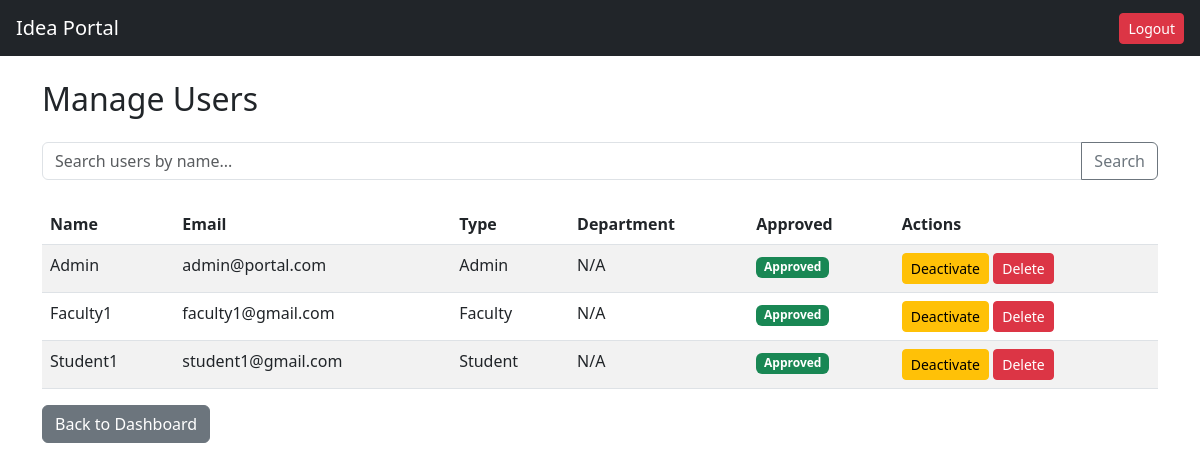
Screenshot of /admin/users (signed in) with the database file from the repository.
### database/models.py (models this page shows, shortened)
class Person(db.Model):
    __tablename__ = 'person'
    person_id = db.Column(db.Integer, primary_key=True)
    name = db.Column(db.String(100), nullable=False)
    email = db.Column(db.String(100), unique=True, nullable=False)
    password = db.Column(db.String(200), nullable=False)
    type = db.Column(db.String(20), nullable=False)  # Student / Faculty / Admin
    department = db.Column(db.String(100))
    is_approved = db.Column(db.Boolean, default=False)
    skills = db.Column(db.Text)  # Comma-separated skills
    resume_url = db.Column(db.String(255))  # URL to uploaded resume
    bio = db.Column(db.Text)  # Short bio/profile description
    phone = db.Column(db.String(20))  # Contact phone number

### admin/routes.py (the view)
@admin_bp.route('/users')
@login_required
@role_required('Admin')
def view_users():
    users = Person.query.all()
    return render_template('admin/users.html', users=users)

### templates/admin/users.html
{% extends 'base.html' %}
{% block content %}
<h2 class="mb-4">Manage Users</h2>
<form method="GET" action="/admin/search" class="mb-4">
    <div class="input-group">
        <input type="text" name="q" class="form-control" placeholder="Search users by name...">
        <button class="btn btn-outline-secondary" type="submit">Search</button>
    </div>
</form>
<table class="table table-striped">
    <thead>
        <tr>
            <th>Name</th>
            <th>Email</th>
            <th>Type</th>
            <th>Department</th>
            <th>Approved</th>
            <th>Actions</th>
        </tr>
    </thead>
    <tbody>
        {% for user in users %}
        <tr>
            <td>{{ user.name }}</td>
            <td>{{ user.email }}</td>
            <td>{{ user.type }}</td>
            <td>{{ user.department or 'N/A' }}</td>
            <td>
                {% if user.is_approved %}
                    <span class="badge bg-success">Approved</span>
                {% else %}
                    <span class="badge bg-warning">Pending</span>
                {% endif %}
            </td>
            <td>
                {% if not user.is_approved %}
                    <a href="/admin/approve/{{ user.person_id }}" class="btn btn-success btn-sm">Approve</a>
                    <a href="/admin/reject/{{ user.person_id }}" class="btn btn-danger btn-sm">Reject</a>
                {% else %}
                    <a href="/admin/deactivate/{{ user.person_id }}" class="btn btn-warning btn-sm">Deactivate</a>
                {% endif %}
                <a href="/admin/delete/{{ user.person_id }}" class="btn btn-danger btn-sm">Delete</a>
            </td>
        </tr>
        {% endfor %}
    </tbody>
</table>
<a href="/admin/dashboard" class="btn btn-secondary">Back to Dashboard</a>
{% endblock %}

### rows the page displays
Person: name "Admin", email "admin@portal.com", type "Admin", department "N/A", is_approved "Approved"
Person: name "Faculty1", email "faculty1@gmail.com", type "Faculty", department "N/A", is_approved "Approved"
Person: name "Student1", email "student1@gmail.com", type "Student", department "N/A", is_approved "Approved"
